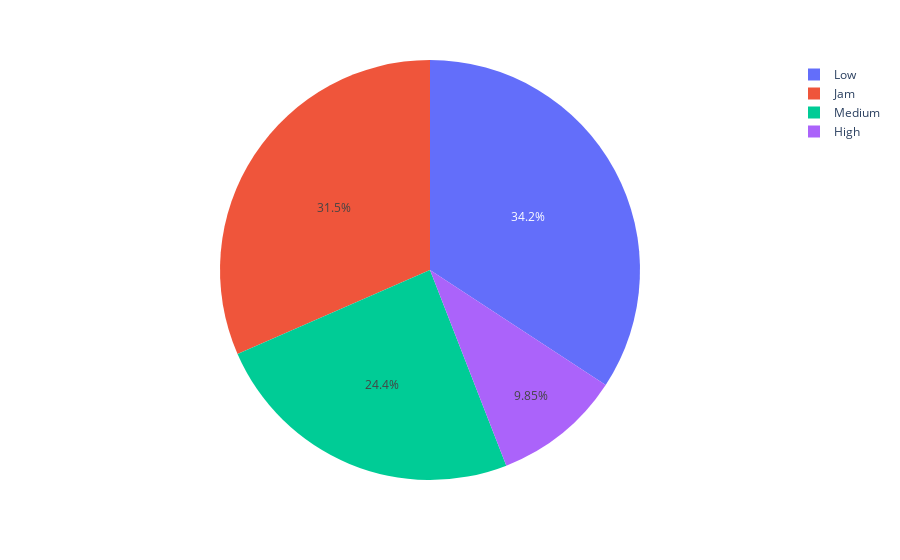

Notebook code for this chart:
### Code cell
df_aux = df1.loc[:, ['ID', 'Road_traffic_density']].groupby('Road_traffic_density').count().reset_index()
df_aux = df_aux.loc[df_aux['Road_traffic_density'] != 'NaN ', :]
df_aux['perc'] = df_aux['ID'] / df_aux['ID'].sum()

px.pie(df_aux, values='perc', names='Road_traffic_density')

### Figure 1 — Plotly figure (JSON) as saved in the notebook; plotly's stock layout.template omitted (floating-point values rounded to 4 significant figures)
{"data": [{"domain": {"x": [0, 1], "y": [0, 1]}, "hovertemplate": "Road_traffic_density=%{label}<br>perc=%{value}<extra></extra>", "labels": ["High ", "Jam ", "Low ", "Medium "], "legendgroup": "", "name": "", "showlegend": true, "type": "pie", "values": [0.09852, 0.3155, 0.3423, 0.2437]}], "layout": {"legend": {"tracegroupgap": 0}, "margin": {"t": 60}}}
